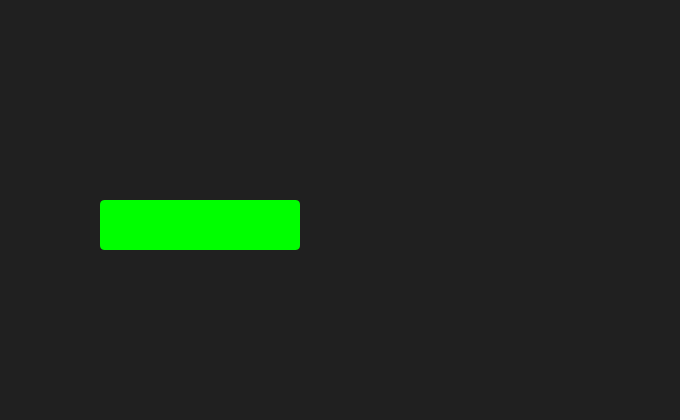
Frame 1 (no input)
Frame 60 (the mouse pressed at the canvas centre just before this capture): identical to frame 1, image omitted
Frame 120 (the mouse held since frame 60 and released just before this capture): identical to frame 1, image omitted

The Processing sketch that drew this single still picture (run headless with seeded random() and noise(); from frame 60 on, the mouse is pressed at the canvas centre):

// Processing sketch: sketch_02_04_Regions
// ── sketch_02_04_Regions.pde
int x1 = 100;
int x2 = 300;
int y1 = 200;
int y2 = 250;

float cornerRounding = 5;

void setup() {
  size(680, 420);
  background(32);
  rectMode(CORNERS);
  noStroke();
}

void draw() {
  background(32);
  if(mouseX > x1 && mouseX < x2 && mouseY > y1 && mouseY < y2) {
    fill(255, 0, 0);
  } else {
    fill(0, 255, 0);
  }
  
  // 1. There's one last optional piece of info we can add to the
  //    rectangle, which is whether or not we'd like to round its
  //    corners.
  rect(x1, y1, x2, y2, cornerRounding);
}
